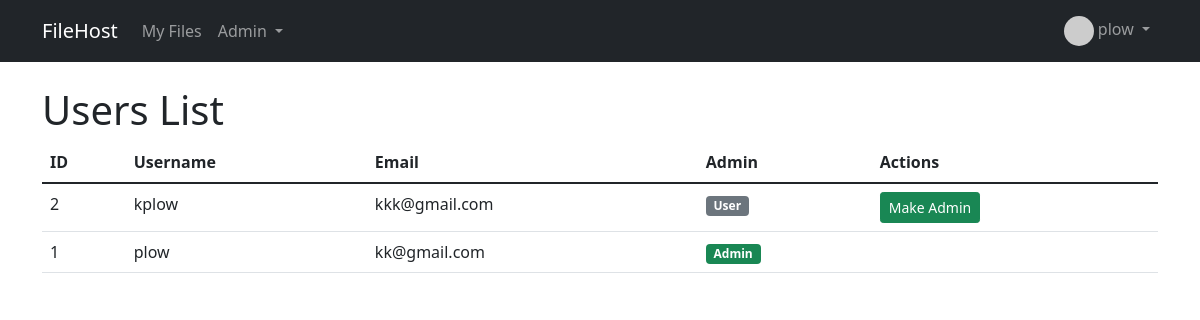
The app's page /admin/users (signed in) with its own data.
### projectx.py (models this page shows, shortened)
class User(UserMixin, db.Model):
    id = db.Column(db.Integer, primary_key=True)
    username = db.Column(db.String(64), unique=True, index=True)
    email = db.Column(db.String(120), unique=True, index=True, nullable=False)
    password_hash = db.Column(db.String(128))
    full_name = db.Column(db.String(100))
    avatar = db.Column(db.String(200))
    is_admin = db.Column(db.Boolean, default=False)
    created_at = db.Column(db.DateTime, default=datetime.utcnow)
    files = db.relationship('File', backref='owner', lazy='dynamic')
    def get_avatar_url(self):
        if self.avatar:
            return url_for('static', filename=f'avatars/{self.avatar}')
        return 'https://www.gravatar.com/avatar/default'

### projectx.py (the view)
@app.route('/admin/users')
@login_required
def admin_users():
    if not current_user.is_admin:
        abort(403)
    users = User.query.order_by(User.created_at.desc()).all()
    return render_template('admin/users.html', users=users)

### projectx.py (called while the page is built)
@login_manager.user_loader
def load_user(user_id):
    return User.query.get(int(user_id))

### templates/admin/users.html (shortened to what this page needs)
{% extends "base.html" %}
{% block content %}
<h1>Users List</h1>
<table class="table">
    <thead>
        <tr>
            <th>ID</th>
            <th>Username</th>
            <th>Email</th>
            <th>Admin</th>
            <th>Actions</th>
        </tr>
    </thead>
    <tbody>
        {% for user in users %}
        <tr>
            <td>{{ user.id }}</td>
            <td>{{ user.username }}</td>
            <td>{{ user.email }}</td>
            <td>
                {% if user.is_admin %}
                    <span class="badge bg-success">Admin</span>
                {% else %}
                    <span class="badge bg-secondary">User</span>
                {% endif %}
            </td>
            <td>
                {% if user.id != current_user.id %}
                <form method="POST" action="{{ url_for('toggle_admin', user_id=user.id) }}">
                    <button type="submit" class="btn btn-sm {% if user.is_admin %}btn-warning{% else %}btn-success{% endif %}">
                        {% if user.is_admin %}
                            Revoke Admin
                        {% else %}
                            Make Admin
                        {% endif %}
                    </button>
                </form>
                {% endif %}
            </td>
        </tr>
        {% endfor %}
    </tbody>
</table>
{% endblock %}

### templates/base.html (shortened to what this page needs)
<!DOCTYPE html>
<html lang="en">
<head>
    <link href="https://cdn.jsdelivr.net/npm/bootstrap@5.1.3/dist/css/bootstrap.min.css" rel="stylesheet">
</head>
<body>
    <nav class="navbar navbar-expand-lg navbar-dark bg-dark">
        <div class="container">
            <a class="navbar-brand" href="{{ url_for('index') }}">FileHost</a>
            <div class="collapse navbar-collapse" id="navbarNav">
                <ul class="navbar-nav me-auto">
                    {% if current_user.is_authenticated %}
                        <li class="nav-item">
                            <a class="nav-link" href="{{ url_for('user_files') }}">My Files</a>
                        </li>
                    {% endif %}
                    {% if current_user.is_authenticated and current_user.is_admin %}
                        <li class="nav-item dropdown">
                            <a class="nav-link dropdown-toggle" href="#" id="adminDropdown" role="button" data-bs-toggle="dropdown">
                                Admin
                            </a>
                        </li>
                    {% endif %}
                </ul>
                <ul class="navbar-nav">
                    {% if current_user.is_authenticated %}
                        <li class="nav-item dropdown">
                            <a class="nav-link dropdown-toggle" href="#" id="userDropdown" role="button" data-bs-toggle="dropdown">
                                <img src="{{ current_user.get_avatar_url() }}" alt="Avatar" width="30" height="30" class="rounded-circle">
                                {{ current_user.username }}
                            </a>
                        </li>
                    {% endif %}
                </ul>
            </div>
        </div>
    </nav>
    <div class="container mt-4">
        {% block content %}{% endblock %}
    </div>
</body>
</html>

### records on screen
User: username "plow", id "1", email "kk@gmail.com", is_admin "Admin"
User: id "2", username "kplow", email "kkk@gmail.com", is_admin "User"
